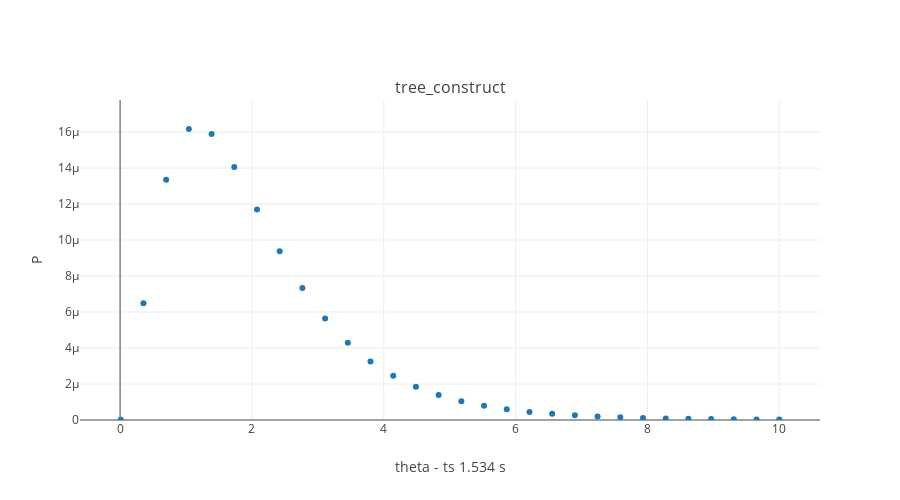

Write notebook code for a chart like this one.
### Markdown cell above
### Theta.

### Code cell
from structure_tools.Coal_probab import Ascent_return, tree_ascent
from structure_tools.Coalesce_plots import plot_rec_InfSites

func_names= ['tree_construct']
funcs= [
        Ascent_return      # runUp_balance # tree_construct
       ]

range_theta= np.linspace(0.01,10,30)

plot_rec_InfSites(point_up,root_lib,funcs,func_names,range_theta,height= 500)

### Figure 1 — Plotly figure (JSON) as saved in the notebook; plotly's stock layout.template omitted (floating-point values rounded to 4 significant figures)
{"data": [{"mode": "markers", "name": "tree_construct", "type": "scatter", "uid": "70fd539e-7bf8-4b77-a4f9-1fb568a31adc", "x": [0.01, 0.3545, 0.699, 1.043, 1.388, 1.732, 2.077, 2.421, 2.766, 3.11, 3.455, 3.799, 4.144, 4.488, 4.833, 5.177, 5.522, 5.866, 6.211, 6.555, 6.9, 7.244, 7.589, 7.933, 8.278, 8.622, 8.967, 9.311, 9.656, 10], "xaxis": "x", "y": [1.003e-08, 6.489e-06, 1.336e-05, 1.616e-05, 1.59e-05, 1.406e-05, 1.17e-05, 9.371e-06, 7.328e-06, 5.64e-06, 4.297e-06, 3.253e-06, 2.453e-06, 1.846e-06, 1.389e-06, 1.045e-06, 7.879e-07, 5.948e-07, 4.501e-07, 3.414e-07, 2.597e-07, 1.981e-07, 1.516e-07, 1.163e-07, 8.957e-08, 6.918e-08, 5.36e-08, 4.167e-08, 3.249e-08, 2.541e-08], "yaxis": "y"}], "layout": {"annotations": [{"font": {"size": 16}, "showarrow": false, "text": "tree_construct", "x": 0.5, "xanchor": "center", "xref": "paper", "y": 1, "yanchor": "bottom", "yref": "paper"}], "height": 500, "width": 900, "xaxis": {"anchor": "y", "domain": [0, 1], "title": {"text": "theta - ts 1.534 s"}}, "yaxis": {"anchor": "x", "domain": [0, 1], "range": [0, 1.778e-05], "title": {"text": "P"}}}}
